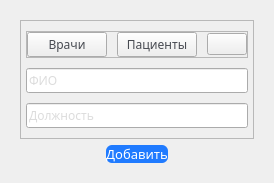
        <widget class="QWidget" name="RightMenuDoctors" native="true">
         <property name="maximumSize">
          <size>
           <width>0</width>
           <height>16777215</height>
          </size>
         </property>
         <layout class="QHBoxLayout" name="horizontalLayout_9">
          <item alignment="Qt::AlignTop">
           <widget class="QWidget" name="RightMenuWidgetDoctors" native="true">
            <layout class="QVBoxLayout" name="verticalLayout_13">
             <item alignment="Qt::AlignLeft|Qt::AlignTop">
              <widget class="QFrame" name="FromForDoctors">
               <property name="frameShape">
                <enum>QFrame::StyledPanel</enum>
               </property>
               <property name="frameShadow">
                <enum>QFrame::Raised</enum>
               </property>
               <layout class="QVBoxLayout" name="verticalLayout_12">
                <property name="spacing">
                 <number>10</number>
                </property>
                <property name="leftMargin">
                 <number>5</number>
                </property>
                <property name="topMargin">
                 <number>10</number>
                </property>
                <property name="rightMargin">
                 <number>5</number>
                </property>
                <property name="bottomMargin">
                 <number>10</number>
                </property>
                <item alignment="Qt::AlignLeft|Qt::AlignTop">
                 <widget class="QFrame" name="TopBarButtonDoctors">
                  <property name="frameShape">
                   <enum>QFrame::StyledPanel</enum>
                  </property>
                  <property name="frameShadow">
                   <enum>QFrame::Raised</enum>
                  </property>
                  <layout class="QHBoxLayout" name="horizontalLayout_10">
                   <property name="spacing">
                    <number>10</number>
                   </property>
                   <property name="leftMargin">
                    <number>0</number>
                   </property>
                   <property name="topMargin">
                    <number>0</number>
                   </property>
                   <property name="rightMargin">
                    <number>0</number>
                   </property>
                   <property name="bottomMargin">
                    <number>0</number>
                   </property>
                   <item alignment="Qt::AlignLeft|Qt::AlignVCenter">
                    <widget class="QPushButton" name="Doctors2">
                     <property name="font">
                      <font>
                       <family>Segoe UI Semibold</family>
                      </font>
                     </property>
                     <property name="styleSheet">
                      <string notr="true">color:#474A51;</string>
                     </property>
                     <property name="text">
                      <string>Врачи</string>
                     </property>
                    </widget>
                   </item>
                   <item alignment="Qt::AlignLeft|Qt::AlignVCenter">
                    <widget class="QPushButton" name="Patients2">
                     <property name="font">
                      <font>
                       <family>Segoe UI Semibold</family>
                      </font>
                     </property>
                     <property name="styleSheet">
                      <string notr="true">color:#474A51;</string>
                     </property>
                     <property name="text">
                      <string>Пациенты</string>
                     </property>
                    </widget>
                   </item>
                   <item alignment="Qt::AlignRight|Qt::AlignVCenter">
                    <widget class="QPushButton" name="Dismiss2">
                     <property name="styleSheet">
                      <string notr="true"/>
                     </property>
                     <property name="text">
                      <string/>
                     </property>
                     <property name="icon">
                      <iconset>
                       <normaloff>../resources/dismiss.png</normaloff>../resources/dismiss.png</iconset>
                     </property>
                     <property name="iconSize">
                      <size>
                       <width>12</width>
                       <height>12</height>
                      </size>
                     </property>
                    </widget>
                   </item>
                  </layout>
                 </widget>
                </item>
                <item>
                 <widget class="QLineEdit" name="FIODoctors">
                  <property name="font">
                   <font>
                    <family>Segoe UI Semibold</family>
                   </font>
                  </property>
                  <property name="styleSheet">
                   <string notr="true">color:#BABABA;</string>
                  </property>
                  <property name="inputMask">
                   <string/>
                  </property>
                  <property name="placeholderText">
                   <string>ФИО</string>
                  </property>
                 </widget>
                </item>
                <item>
                 <widget class="QLineEdit" name="Job">
                  <property name="font">
                   <font>
                    <family>Segoe UI Semibold</family>
                   </font>
                  </property>
                  <property name="styleSheet">
                   <string notr="true">color:#BABABA;</string>
                  </property>
                  <property name="inputMask">
                   <string/>
                  </property>
                  <property name="text">
                   <string/>
                  </property>
                  <property name="placeholderText">
                   <string>Должность</string>
                  </property>
                 </widget>
                </item>
               </layout>
              </widget>
             </item>
             <item alignment="Qt::AlignHCenter|Qt::AlignTop">
              <widget class="QPushButton" name="AddDoctors">
               <property name="font">
                <font>
                 <family>Segoe UI Semibold</family>
                 <pointsize>10</pointsize>
                </font>
               </property>
               <property name="styleSheet">
                <string notr="true">background-color:#207BFF;
color:white;
border-radius:6px;</string>
               </property>
               <property name="text">
                <string>Добавить</string>
               </property>
              </widget>
             </item>
            </layout>
           </widget>
          </item>
         </layout>
        </widget>
